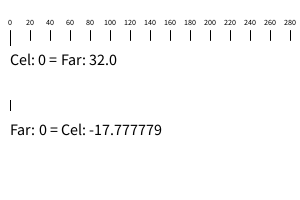
Frame 1 (no input)
Frame 60 (the mouse pressed at the canvas centre just before this capture): identical to frame 1, image omitted
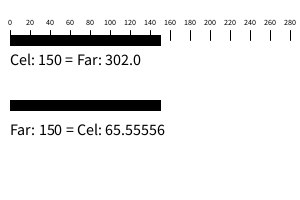
Frame 120 (the mouse held since frame 60 and released just before this capture)

The Processing sketch that drew these frames (run headless with seeded random() and noise(); from frame 60 on, the mouse is pressed at the canvas centre):

// Processing sketch: tempConverter
// ── tempConverter.pde
// Jacob Schwartz 10/2/18
// temperature converter

void setup() {
  size(300, 200);
  frameRate(30);
  noCursor();
}

void draw() {
  background(255);
  fill(0);

  for (int i=10; i<width; i+=20) {
    line(i, 30, i, 40);
    textSize(8);
    textAlign(CENTER);
    text(i-10, i, 25);
  }
  textAlign(LEFT);
  textSize(16);
  text("Cel: " + mouseX + " = Far: " + celToFar(mouseX), 10, 65);
   text("Far: " + mouseX + " = Cel: " + farToCel(mouseX), 10, 135);
  rect(10, 35, mouseX, 10);
  rect(10,100,mouseX,10);
  //println(celToFar(10));
  //println(farToCel(10));
}

float celToFar(float cel) {
  cel = cel*9/5+32;
  return cel;
}

float farToCel(float far) {
  far = (far-32)/1.8;
  return far;
}
